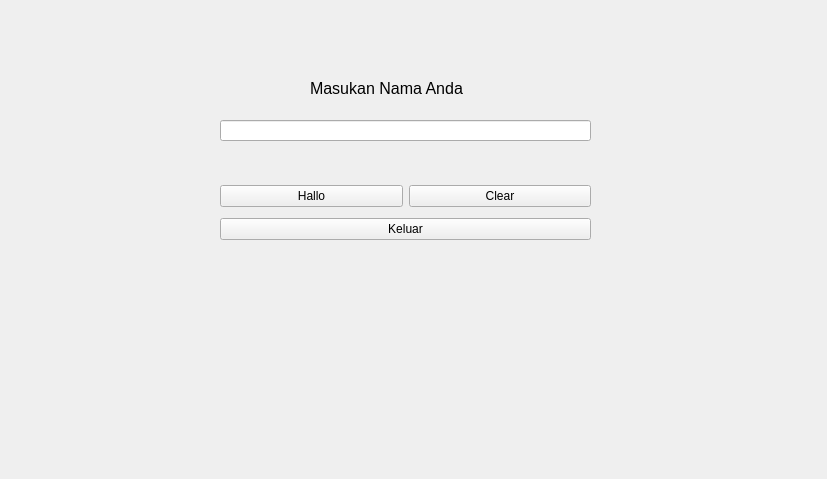
<?xml version="1.0" encoding="UTF-8"?>
<ui version="4.0">
 <class>Form</class>
 <widget class="QWidget" name="Form">
  <property name="geometry">
   <rect>
    <x>0</x>
    <y>0</y>
    <width>827</width>
    <height>479</height>
   </rect>
  </property>
  <property name="windowTitle">
   <string>Form</string>
  </property>
  <widget class="QLineEdit" name="namaEdit">
   <property name="geometry">
    <rect>
     <x>220</x>
     <y>120</y>
     <width>371</width>
     <height>21</height>
    </rect>
   </property>
  </widget>
  <widget class="QWidget" name="">
   <property name="geometry">
    <rect>
     <x>220</x>
     <y>180</y>
     <width>371</width>
     <height>65</height>
    </rect>
   </property>
   <layout class="QGridLayout" name="gridLayout">
    <item row="0" column="0">
     <widget class="QPushButton" name="hallo">
      <property name="text">
       <string>Hallo</string>
      </property>
     </widget>
    </item>
    <item row="0" column="1">
     <widget class="QPushButton" name="clear">
      <property name="text">
       <string>Clear</string>
      </property>
     </widget>
    </item>
    <item row="1" column="0" colspan="2">
     <widget class="QPushButton" name="keluar">
      <property name="text">
       <string>Keluar</string>
      </property>
     </widget>
    </item>
   </layout>
  </widget>
  <widget class="QLabel" name="label">
   <property name="geometry">
    <rect>
     <x>310</x>
     <y>80</y>
     <width>201</width>
     <height>16</height>
    </rect>
   </property>
   <property name="font">
    <font>
     <pointsize>12</pointsize>
    </font>
   </property>
   <property name="text">
    <string>Masukan Nama Anda</string>
   </property>
  </widget>
 </widget>
 <resources/>
 <connections/>
</ui>
